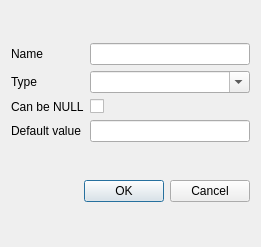
<ui version="4.0" >
 <class>DlgFieldProperties</class>
 <widget class="QDialog" name="DlgFieldProperties" >
  <property name="geometry" >
   <rect>
    <x>0</x>
    <y>0</y>
    <width>261</width>
    <height>247</height>
   </rect>
  </property>
  <property name="windowTitle" >
   <string>Field properties</string>
  </property>
  <layout class="QVBoxLayout" >
   <item>
    <layout class="QGridLayout" >
     <item row="0" column="0" >
      <widget class="QLabel" name="label" >
       <property name="text" >
        <string>Name</string>
       </property>
      </widget>
     </item>
     <item row="0" column="1" >
      <widget class="QLineEdit" name="editName" />
     </item>
     <item row="1" column="0" >
      <widget class="QLabel" name="label_2" >
       <property name="text" >
        <string>Type</string>
       </property>
      </widget>
     </item>
     <item row="1" column="1" >
      <widget class="QComboBox" name="cboType" >
       <property name="editable" >
        <bool>true</bool>
       </property>
      </widget>
     </item>
     <item row="2" column="0" >
      <widget class="QLabel" name="label_3" >
       <property name="text" >
        <string>Can be NULL</string>
       </property>
      </widget>
     </item>
     <item row="2" column="1" >
      <widget class="QCheckBox" name="chkNull" >
       <property name="text" >
        <string/>
       </property>
      </widget>
     </item>
     <item row="3" column="0" >
      <widget class="QLabel" name="label_4" >
       <property name="text" >
        <string>Default value</string>
       </property>
      </widget>
     </item>
     <item row="3" column="1" >
      <widget class="QLineEdit" name="editDefault" />
     </item>
    </layout>
   </item>
   <item>
    <widget class="QDialogButtonBox" name="buttonBox" >
     <property name="orientation" >
      <enum>Qt::Horizontal</enum>
     </property>
     <property name="standardButtons" >
      <set>QDialogButtonBox::Cancel|QDialogButtonBox::NoButton|QDialogButtonBox::Ok</set>
     </property>
    </widget>
   </item>
  </layout>
 </widget>
 <tabstops>
  <tabstop>editName</tabstop>
  <tabstop>cboType</tabstop>
  <tabstop>chkNull</tabstop>
  <tabstop>editDefault</tabstop>
  <tabstop>buttonBox</tabstop>
 </tabstops>
 <resources/>
 <connections>
  <connection>
   <sender>buttonBox</sender>
   <signal>accepted()</signal>
   <receiver>DlgFieldProperties</receiver>
   <slot>accept()</slot>
   <hints>
    <hint type="sourcelabel" >
     <x>248</x>
     <y>254</y>
    </hint>
    <hint type="destinationlabel" >
     <x>157</x>
     <y>274</y>
    </hint>
   </hints>
  </connection>
  <connection>
   <sender>buttonBox</sender>
   <signal>rejected()</signal>
   <receiver>DlgFieldProperties</receiver>
   <slot>reject()</slot>
   <hints>
    <hint type="sourcelabel" >
     <x>316</x>
     <y>260</y>
    </hint>
    <hint type="destinationlabel" >
     <x>286</x>
     <y>274</y>
    </hint>
   </hints>
  </connection>
 </connections>
</ui>
